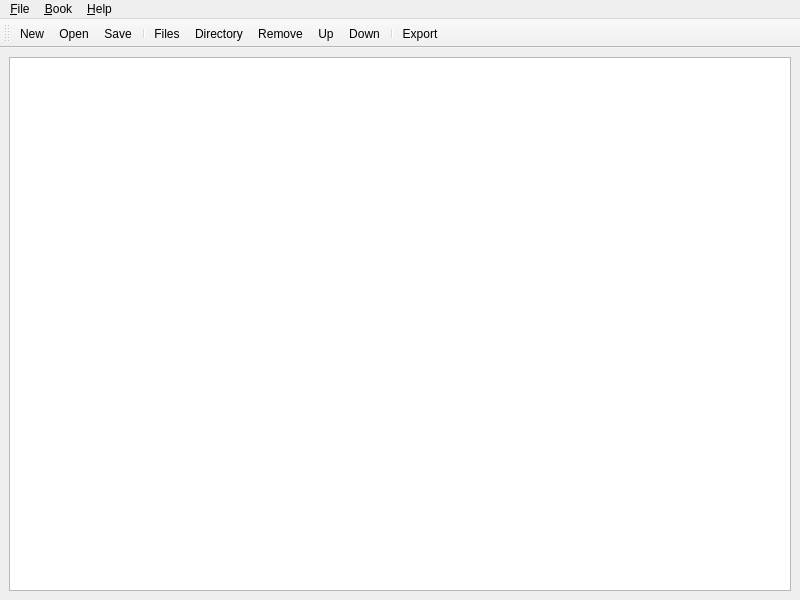
<?xml version="1.0" encoding="UTF-8"?>
<ui version="4.0">
 <class>MainWindowBook</class>
 <widget class="QMainWindow" name="MainWindowBook">
  <property name="geometry">
   <rect>
    <x>0</x>
    <y>0</y>
    <width>800</width>
    <height>600</height>
   </rect>
  </property>
  <property name="acceptDrops">
   <bool>true</bool>
  </property>
  <property name="windowTitle">
   <string>Mangle</string>
  </property>
  <widget class="QWidget" name="centralwidget">
   <layout class="QHBoxLayout" name="horizontalLayout">
    <item>
     <widget class="QListWidget" name="listWidgetFiles">
      <property name="selectionMode">
       <enum>QAbstractItemView::ExtendedSelection</enum>
      </property>
     </widget>
    </item>
   </layout>
  </widget>
  <widget class="QMenuBar" name="menubar">
   <property name="geometry">
    <rect>
     <x>0</x>
     <y>0</y>
     <width>800</width>
     <height>23</height>
    </rect>
   </property>
   <widget class="QMenu" name="menu_File">
    <property name="title">
     <string>&amp;File</string>
    </property>
    <addaction name="actionFileNew"/>
    <addaction name="actionFileOpen"/>
    <addaction name="actionFileSave"/>
    <addaction name="actionFileSaveAs"/>
    <addaction name="separator"/>
    <addaction name="actionFileExit"/>
   </widget>
   <widget class="QMenu" name="menu_Book">
    <property name="title">
     <string>&amp;Book</string>
    </property>
    <widget class="QMenu" name="menu_Add">
     <property name="title">
      <string>&amp;Add</string>
     </property>
     <addaction name="actionBookAddFiles"/>
     <addaction name="actionBookAddDirectory"/>
    </widget>
    <widget class="QMenu" name="menu_Shift">
     <property name="title">
      <string>&amp;Shift</string>
     </property>
     <addaction name="actionBookShiftUp"/>
     <addaction name="actionBookShiftDown"/>
    </widget>
    <addaction name="actionBookOptions"/>
    <addaction name="separator"/>
    <addaction name="menu_Add"/>
    <addaction name="actionBookRemove"/>
    <addaction name="menu_Shift"/>
    <addaction name="separator"/>
    <addaction name="actionBookExport"/>
   </widget>
   <widget class="QMenu" name="menu_Help">
    <property name="title">
     <string>&amp;Help</string>
    </property>
    <addaction name="actionHelpHomepage"/>
    <addaction name="actionHelpAbout"/>
   </widget>
   <addaction name="menu_File"/>
   <addaction name="menu_Book"/>
   <addaction name="menu_Help"/>
  </widget>
  <widget class="QToolBar" name="toolBar">
   <property name="windowTitle">
    <string>toolBar</string>
   </property>
   <attribute name="toolBarArea">
    <enum>TopToolBarArea</enum>
   </attribute>
   <attribute name="toolBarBreak">
    <bool>false</bool>
   </attribute>
   <addaction name="actionFileNew"/>
   <addaction name="actionFileOpen"/>
   <addaction name="actionFileSave"/>
   <addaction name="separator"/>
   <addaction name="actionBookAddFiles"/>
   <addaction name="actionBookAddDirectory"/>
   <addaction name="actionBookRemove"/>
   <addaction name="actionBookShiftUp"/>
   <addaction name="actionBookShiftDown"/>
   <addaction name="separator"/>
   <addaction name="actionBookExport"/>
  </widget>
  <action name="actionFileNew">
   <property name="icon">
    <iconset>
     <normaloff>../img/file_new.png</normaloff>../img/file_new.png</iconset>
   </property>
   <property name="text">
    <string>&amp;New</string>
   </property>
   <property name="toolTip">
    <string>New book</string>
   </property>
   <property name="shortcut">
    <string>Ctrl+N</string>
   </property>
   <property name="iconVisibleInMenu">
    <bool>true</bool>
   </property>
  </action>
  <action name="actionFileOpen">
   <property name="icon">
    <iconset>
     <normaloff>../img/file_open.png</normaloff>../img/file_open.png</iconset>
   </property>
   <property name="text">
    <string>&amp;Open...</string>
   </property>
   <property name="toolTip">
    <string>Open book</string>
   </property>
   <property name="shortcut">
    <string>Ctrl+O</string>
   </property>
   <property name="iconVisibleInMenu">
    <bool>true</bool>
   </property>
  </action>
  <action name="actionFileSave">
   <property name="icon">
    <iconset>
     <normaloff>../img/save_file.png</normaloff>../img/save_file.png</iconset>
   </property>
   <property name="text">
    <string>&amp;Save</string>
   </property>
   <property name="toolTip">
    <string>Save book</string>
   </property>
   <property name="shortcut">
    <string>Ctrl+S</string>
   </property>
   <property name="iconVisibleInMenu">
    <bool>true</bool>
   </property>
  </action>
  <action name="actionFileSaveAs">
   <property name="text">
    <string>Save &amp;as...</string>
   </property>
   <property name="toolTip">
    <string>Save book as</string>
   </property>
   <property name="shortcut">
    <string>Ctrl+Shift+S</string>
   </property>
  </action>
  <action name="actionFileExit">
   <property name="text">
    <string>&amp;Exit</string>
   </property>
   <property name="shortcut">
    <string>Ctrl+Q</string>
   </property>
  </action>
  <action name="actionBookOptions">
   <property name="text">
    <string>&amp;Options...</string>
   </property>
  </action>
  <action name="actionBookRemove">
   <property name="icon">
    <iconset>
     <normaloff>../img/remove_files.png</normaloff>../img/remove_files.png</iconset>
   </property>
   <property name="text">
    <string>&amp;Remove</string>
   </property>
   <property name="toolTip">
    <string>Remove files</string>
   </property>
   <property name="shortcut">
    <string>Del</string>
   </property>
   <property name="iconVisibleInMenu">
    <bool>true</bool>
   </property>
  </action>
  <action name="actionBookExport">
   <property name="icon">
    <iconset>
     <normaloff>../img/export_book.png</normaloff>../img/export_book.png</iconset>
   </property>
   <property name="text">
    <string>&amp;Export...</string>
   </property>
   <property name="toolTip">
    <string>Export book</string>
   </property>
   <property name="shortcut">
    <string>Ctrl+E</string>
   </property>
   <property name="iconVisibleInMenu">
    <bool>true</bool>
   </property>
  </action>
  <action name="actionHelpHomepage">
   <property name="text">
    <string>&amp;Homepage...</string>
   </property>
  </action>
  <action name="actionHelpAbout">
   <property name="text">
    <string>&amp;About...</string>
   </property>
   <property name="toolTip">
    <string>About</string>
   </property>
   <property name="shortcut">
    <string>F1</string>
   </property>
  </action>
  <action name="actionBookAddFiles">
   <property name="icon">
    <iconset>
     <normaloff>../img/add_file.png</normaloff>../img/add_file.png</iconset>
   </property>
   <property name="text">
    <string>&amp;Files...</string>
   </property>
   <property name="toolTip">
    <string>Add files</string>
   </property>
   <property name="shortcut">
    <string>Ctrl+F</string>
   </property>
   <property name="iconVisibleInMenu">
    <bool>true</bool>
   </property>
  </action>
  <action name="actionBookAddDirectory">
   <property name="icon">
    <iconset>
     <normaloff>../img/add_directory.png</normaloff>../img/add_directory.png</iconset>
   </property>
   <property name="text">
    <string>&amp;Directory...</string>
   </property>
   <property name="toolTip">
    <string>Add directory</string>
   </property>
   <property name="shortcut">
    <string>Ctrl+D</string>
   </property>
   <property name="iconVisibleInMenu">
    <bool>true</bool>
   </property>
  </action>
  <action name="actionBookShiftUp">
   <property name="icon">
    <iconset>
     <normaloff>../img/shift_up.png</normaloff>../img/shift_up.png</iconset>
   </property>
   <property name="text">
    <string>&amp;Up</string>
   </property>
   <property name="toolTip">
    <string>Shift files up</string>
   </property>
   <property name="shortcut">
    <string>Ctrl+PgUp</string>
   </property>
   <property name="iconVisibleInMenu">
    <bool>true</bool>
   </property>
  </action>
  <action name="actionBookShiftDown">
   <property name="icon">
    <iconset>
     <normaloff>../img/shift_down.png</normaloff>../img/shift_down.png</iconset>
   </property>
   <property name="text">
    <string>&amp;Down</string>
   </property>
   <property name="toolTip">
    <string>Shift files down</string>
   </property>
   <property name="shortcut">
    <string>Ctrl+PgDown</string>
   </property>
   <property name="iconVisibleInMenu">
    <bool>true</bool>
   </property>
  </action>
 </widget>
 <resources/>
 <connections>
  <connection>
   <sender>actionFileExit</sender>
   <signal>triggered()</signal>
   <receiver>MainWindowBook</receiver>
   <slot>close()</slot>
   <hints>
    <hint type="sourcelabel">
     <x>-1</x>
     <y>-1</y>
    </hint>
    <hint type="destinationlabel">
     <x>399</x>
     <y>299</y>
    </hint>
   </hints>
  </connection>
 </connections>
</ui>
